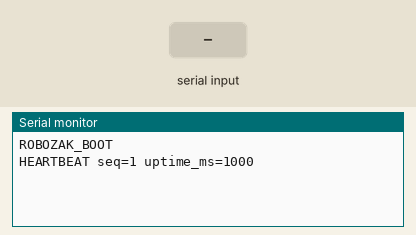
Simulated run of this sketch. Board: ESP32. Parts: the last lines printed to the serial monitor. Inputs (shaded band) come from the test bench.

Above: at 1.2 s.
1.3 s: "1\n" received over Serial
At 1.6 s:
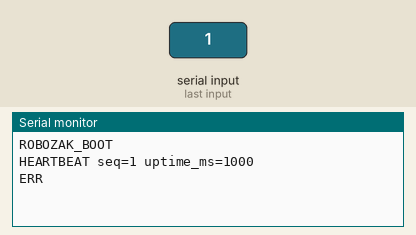
2.8 s: "0\n" received over Serial
At 2.96 s:
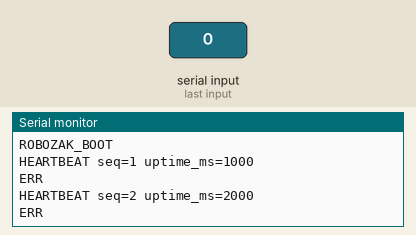
4.3 s: "2\n" received over Serial
At 5.6 s:
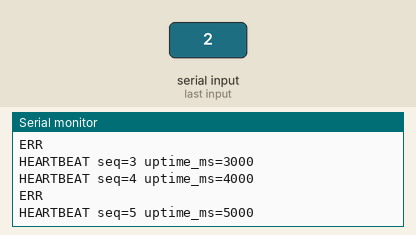

Measured:
- after the input at 1.3 s, the serial monitor: prints a new line at once (image 1)
- after the input at 4.3 s, the serial monitor: prints a new line after 0.70 s (image 3)

The sketch:

esp32_boot_stability.ino
```cpp
#include <Arduino.h>

constexpr uint32_t HEARTBEAT_INTERVAL_MS = 1000;
constexpr size_t MAX_COMMAND_LENGTH = 32;
uint32_t lastHeartbeatMs;
uint32_t heartbeatCount = 0;
char command[MAX_COMMAND_LENGTH];
size_t commandLength = 0;
bool commandTooLong = false;

void respondToCommand() {
  if (commandLength > 0 && command[commandLength - 1] == '\r') {
    --commandLength;
  }

  constexpr char PREFIX[] = "PING ";
  constexpr size_t PREFIX_LENGTH = sizeof(PREFIX) - 1;
  if (commandTooLong || commandLength <= PREFIX_LENGTH ||
      memcmp(command, PREFIX, PREFIX_LENGTH) != 0) {
    Serial.println("ERR");
    return;
  }

  for (size_t index = PREFIX_LENGTH; index < commandLength; ++index) {
    if (command[index] < '0' || command[index] > '9') {
      Serial.println("ERR");
      return;
    }
  }
  Serial.print("PONG ");
  Serial.write(reinterpret_cast<const uint8_t*>(command + PREFIX_LENGTH),
               commandLength - PREFIX_LENGTH);
  Serial.println();
}

void setup() {
  Serial.begin(115200);
  Serial.println("ROBOZAK_BOOT");
  lastHeartbeatMs = millis();
}

void loop() {
  while (Serial.available() > 0) {
    const int input = Serial.read();
    if (input == '\n') {
      respondToCommand();
      commandLength = 0;
      commandTooLong = false;
    } else if (commandLength < MAX_COMMAND_LENGTH) {
      command[commandLength++] = static_cast<char>(input);
    } else {
      commandTooLong = true;
    }
  }

  const uint32_t uptimeMs = millis();
  if (uptimeMs - lastHeartbeatMs >= HEARTBEAT_INTERVAL_MS) {
    lastHeartbeatMs = uptimeMs;
    Serial.print("HEARTBEAT seq=");
    Serial.print(++heartbeatCount);
    Serial.print(" uptime_ms=");
    Serial.println(uptimeMs);
  }
  delay(1);
}
```
